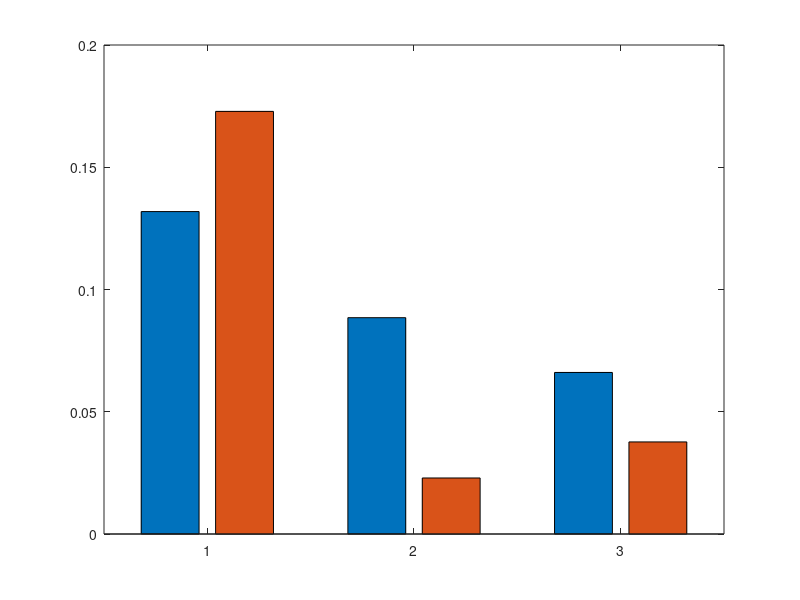

The MATLAB source for this figure: (Note: this script raises an error after producing the figure.)



%%%%%%%%%%%%%%%%%%%%%%%%%%%%%%%%
% Statistical Analysis for Theta band (TFDs)
% and figure plots
%%%%%%%%%%%%%%%%%%%%%%%%%%%%%%%%%
clc;
clear all

load theta_features.mat
% You can generate the database running the script Feature_extraction_theta.m
% and following the parameters explained in the paper
% This dataset contain the theta features used in the paper (1)-in revision
% (2017, Scientific reports).
% it loads a six sets of feature vectors with dimensions indicating numbers of infants,
% Each value corresponds to the mean power spectra calculated in the ROI.


% Theta values correspond to two groups (monolinguals and bilinguals) 
% and 3 languages or condition (nat-ita-ger)

%Reference:
% (1) "You sound familiar to me! Evoked and oscillatory EEG activity differentiates language discrimination in young monolingual and bilingual infants
% Loreto Nacar Garcia1*, C. Guerrero-Mosquera(b), M. Colomer(b), N. Sebastian-Galles(b)
% (a) Infant Studies Centre, University of British Columbia, 2136 West Mall, Vancouver, BC, V6T 1Z4, Canada
% (b) Center for Brain and Cognition, Universitat Pompeu Fabra, Ramon Trias Fargas, 25-27
% 08005 Barcelona, Spain
%*Correspondence to loreto.nacar@psych.ubc.ca


% Obtain Figure 3-b) (right) Mean power spectra for each language 
% in the Theta band from 400 to 1800 ms. 

y=[mean(theta_mono_nat) mean(theta_bi_nat);mean(theta_mono_ita) mean(theta_bi_ita)...
    ;mean(theta_mono_ger) mean(theta_bi_ger)];
e(1,1) = std(theta_mono_nat)/length(theta_mono_ger);
e(1,2) = std(theta_bi_nat)/length(theta_bi_nat);
e(2,1) = std(theta_mono_ita)/length(theta_mono_ita);
e(2,2) = std(theta_bi_ita)/length(theta_bi_ita);
e(3,1) = std(theta_mono_ger)/length(theta_mono_ger);
e(3,2) = std(theta_bi_ger)/length(theta_bi_ger);
figure, bar(y,'grouped'), hold on, errorb(y,e,'top');
set(gca,'Xtick',1:3,'XTickLabel',{'NAT','ITA','GER'},'Fontsize',10)
ylabel ('PSD (dB/Hz)','Fontsize',12)  
grid on
title('Languages comparison MONO-BI for each condition')
legend('MONO','BI')

% another way

e2=[e(:,1)';e(:,2)'];
y2=[y(:,1)';y(:,2)'];

figure, bar(y2,'grouped'), hold on, errorb(y2,e2,'top');
set(gca,'Xtick',1:2,'XTickLabel',{'MONO','BI'},'Fontsize',10)
ylabel ('PSD (dB/Hz)','Fontsize',12)  
grid on
title('Languages comparison MONO vs BI per group')
legend('NAT','ITA','GER')

pause;
%%%%%%% STATS: parametric and non parametric test (after normalization test)
% individual language: ttest and signrank for paired samples

% MONO NAT vs ITA

           [h,p,ci,stats] = ttest(theta_mono_nat,theta_mono_ita);
           p_mono_nat_ita=p;
           t_mono_nat_ita=stats.tstat;
           clear p h ci stats
           
% MONO NAT vs GER
         
          
           [h,p,ci,stats] = ttest(theta_mono_nat,theta_mono_ger);
           p_mono_nat_ger=p;
           t_mono_nat_ger=stats.tstat;
           clear p h ci stats
           
% MONO ITA vs GER
           [h,p,ci,stats] = ttest(theta_mono_ita,theta_mono_ger);
           p_mono_ita_ger=p;
           t_mono_ita_ger=stats.tstat;
           clear p h ci stats 
           
           
% BI NAT vs ITA

           
           [h,p,ci,stats] = ttest(theta_bi_nat,theta_bi_ita);
           p_bi_nat_ita=p;
           t_bi_nat_ita=stats.tstat;
           clear p h ci stats
           
% BI NAT vs GER
           
           [h,p,ci,stats] = ttest(theta_bi_nat,theta_bi_ger);
           p_bi_nat_ger=p;
           t_bi_nat_ger=stats.tstat;
           clear p h ci stats
           
 % BI ITA vs GER
           [h,p,ci,stats] = ttest(theta_bi_ita,theta_bi_ger);
           p_bi_ita_ger=p;
           t_bi_ita_ger=stats.tstat;
           clear p h ci stats
           
 display('%%%%%%%%%%%%%%%%%%%%%%%%%%%%%%%%%%%%%%%%%%%%%%%%%')
 display('STATS ANALYSIS: all languages');
 display('%%%%%%%%%%%%%%%%%%%%%%%%%%%%%%%%%%%%%%%%%%%%%%%%%')
 % printing table: parametric

 matrix=[p_mono_nat_ita,p_mono_nat_ger,p_mono_ita_ger;p_bi_nat_ita,p_bi_nat_ger,p_bi_ita_ger];
 printmat(matrix, 'p values: parametric', 'MONO BI','NAT-ITA NAT-GER ITA-GER')
 
 clear matrix
 
 matrix=[t_mono_nat_ita,t_mono_nat_ger,t_mono_ita_ger;t_bi_nat_ita,t_bi_nat_ger,t_bi_ita_ger];
 printmat(matrix, 't values: parametric', 'MONO BI','NAT-ITA NAT-GER ITA-GER')

 pause;
 % for each group (MONO vs BI)
 % ttest2 and ranksum for no paired (independent) samples

 % NAT

           [h,p,ci,stats] = ttest2(theta_mono_nat,theta_bi_nat);
           p_nat=p;
           t_nat=stats.tstat;
           clear p h ci stats
% GER
         
           [h,p,ci,stats] = ttest2(theta_mono_ger,theta_bi_ger);
           p_ger=p;
           t_ger=stats.tstat;
           clear p h ci stats

% ITA
           [h,p,ci,stats] = ttest2(theta_mono_ita,theta_bi_ita);
           p_ita=p;
           t_ita=stats.tstat;
           clear p h ci stats

 display('%%%%%%%%%%%%%%%%%%%%%%%%%%%%%%%%%%%%%%%%%%%%%%%%%')
 display('STATS ANALYSIS: MONO vs BI');
 display('%%%%%%%%%%%%%%%%%%%%%%%%%%%%%%%%%%%%%%%%%%%%%%%%%')
 % printing table

 matrix=[p_nat,p_ger,p_ita;t_nat,t_ger,t_ita];
 printmat(matrix, 'Parametric:', 'p-values t values','NAT GER ITA')
 
 pause;
 %%%%%%%%%%%%%%%%%%%%%%%%
 % Analysis variance: parametric (one way ANOVA)
 
 % ANOVA
 
% General interaction with language NAT-GER-ITA and condition separately: One-way anova

% preparing data
data_All(:,1)=[theta_mono_nat;theta_bi_nat];
data_All(:,2)=[theta_mono_ger;theta_bi_ger];
data_All(:,3)=[theta_mono_ita;theta_bi_ita];

groups={'nat','ger','ita'};

% stats:  between-groups variation (Columns) and within-groups variation (Error)

%MONO
[p,table,stats]=anova1(data_All(1:length(data_All)/2,:),groups,'off');
table{2,1}='LagSound';
table{3,1}='Error';
display('%%%%%%%%%%%%%%%%%%%%%%%%%%%%%%%%%%%%%%%%%%%%%%%%%%%%%%%%%%%')
display('ANOVA ANALYSIS: Languaje interactions (MONO)');
display('%%%%%%%%%%%%%%%%%%%%%%%%%%%%%%%%%%%%%%%%%%%%%%%%%')
table 
figure,multcompare(stats);
title('MONO languaje multiple comparison (ANOVA)')
clear p table stats

pause;
%BI
[p,table,stats]=anova1(data_All(length(data_All)/2+1:end,:),groups,'off');
table{2,1}='LagSound';
table{3,1}='Error';
display('%%%%%%%%%%%%%%%%%%%%%%%%%%%%%%%%%%%%%%%%%%%%%%%%%%%%%%%%%%%')
display('ANOVA ANALYSIS: Languaje interactions (BI)');
display('%%%%%%%%%%%%%%%%%%%%%%%%%%%%%%%%%%%%%%%%%%%%%%%%%')
table 
figure,multcompare(stats);
title('BI languaje multiple comparison (ANOVA)')
clear p table stats
clear data_All groups
pause;

% interactions with groups MONO-BI
% ANOVA
% preparing data
data_All(:,1)=[theta_mono_nat;theta_mono_ger;theta_mono_ita];
data_All(:,2)=[theta_bi_nat;theta_bi_ger;theta_bi_ita];


groups={'mono','bi'};

% stats:  between-groups variation (Columns) and within-groups variation (Error)
[p,table,stats]=anova1(data_All,groups,'off');
table{2,1}='LNat';
table{3,1}='Error';
display('%%%%%%%%%%%%%%%%%%%%%%%%%%%%%%%%%%%%%%%%%%%%%%%%%%%%%%%%%%%')
display('ANOVA ANALYSIS: Group interaction');
display('%%%%%%%%%%%%%%%%%%%%%%%%%%%%%%%%%%%%%%%%%%%%%%%%%')
table 
figure,multcompare(stats);
title('MONO vs BI comparison (ANOVA)')
clear p table stats
clear data_All groups 
pause;

display('%%%%%%%%%%%%%%%%%%%%%%%%%%%%%%%%%%%%%%%%%%%%%%%%%%%%%%%%%%%')
display('Repeated measures ANOVA ANALYSIS: Full interaction');
display('%%%%%%%%%%%%%%%%%%%%%%%%%%%%%%%%%%%%%%%%%%%%%%%%%')
%%%% Repeated measures ANOVA 
% "repeated measure" means that we have (well) repeated measure on the same "subject".
% In our case: NAT, GER and ITA are the three measure points (within with repeated measures).
% Data format (LagSound, NAT=1,GER=2,ITA=3), between factor: LNat, MONO=1 and BI=2

%           ------------------     ------------------ 
%                    MONO                 BI
%           ------------------     ------------------
%    Subject   NAT  GER  ITA    Subject   NAT  GER  ITA   
%    -------------------------  -------------------------
%       1      10    8    6        15      10    8    6   
%       2       9    8    5        16      9    8    5   
%       3       8    7    4        17      8    7    4   
%       .       .    .    .        .       .    .    .    
%      14       6    3    7        28      6    3    7   
%    -------------------------     -------------------------
%
D=14; % number of subjects per group
L=3; % number of languages
% data for group
group_mon_data=[theta_mono_nat(1:D),theta_mono_ger(1:D),theta_mono_ita(1:D)];
group_mon_data=reshape(group_mon_data',numel(group_mon_data),1);
group_bi_data=[theta_bi_nat(1:D),theta_bi_ger(1:D),theta_bi_ita(1:D)];
group_bi_data=reshape(group_bi_data',numel(group_bi_data),1);

% labelling
groups=[repmat(1,[1 length(group_mon_data)]),repmat(2,[1 length(group_bi_data)])]';

LagSound=[1,2,3];
LagSound=repmat(LagSound,[1 length(groups)/length(LagSound)])';
% number of subjects and respective labels
Num_subjs=repmat(1:D,[L L-1]);
Num_subjs=reshape(Num_subjs,numel(Num_subjs),1);% 
%
% preparing data: group analysis
% LNat is a between-subject variable (BS) since each subject is in either one language group or the other. 
% LagSound (trials) is a within-subject variable (WS) since each subject performs on all three trials.
data_All(:,1)=[group_mon_data;group_bi_data];
data_All(:,2)=groups; % LNat variable
data_All(:,3)=LagSound;% within
data_All(:,4)=Num_subjs;


BWAOV2_SAP(data_All);
clear group* data_All*

%%%%%%% TFDs %%%%%%%%%%


% TFDs plots

% This script plots the figure 3-a of paper (1)-in revision

% The datasets below are the Gran Averages on the ROI

load Grand_averages_TFDs.mat

figure,
subplot(231)
plotTFR_SAP(GA_MON_NAT,time,freq)
subplot(232)
plotTFR_SAP(GA_MON_ITA,time,freq)
subplot(233)
plotTFR_SAP(GA_MON_GER,time,freq)
subplot(234)
plotTFR_SAP(GA_BI_NAT,time,freq)
subplot(235)
plotTFR_SAP(GA_BI_ITA,time,freq)
subplot(236)
plotTFR_SAP(GA_BI_GER,time,freq)

